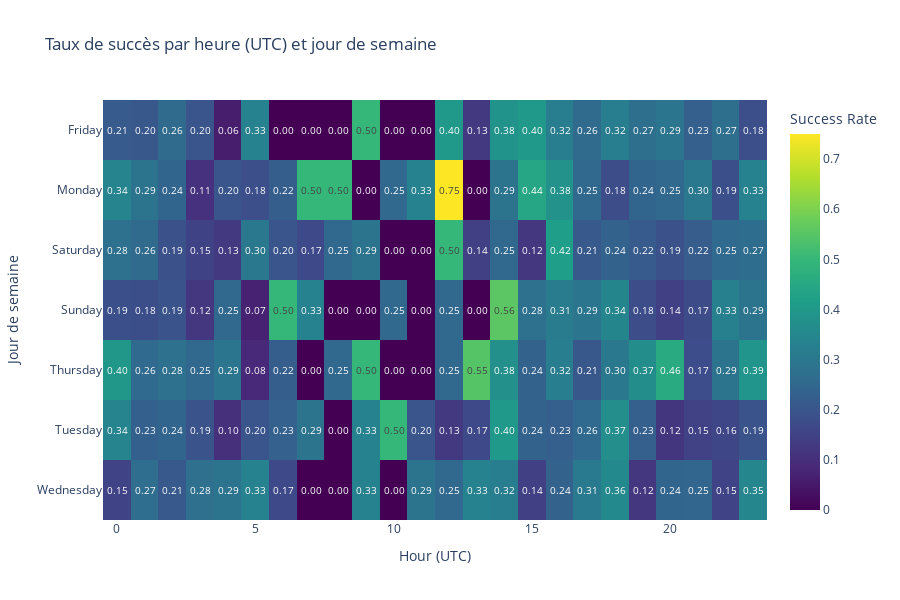
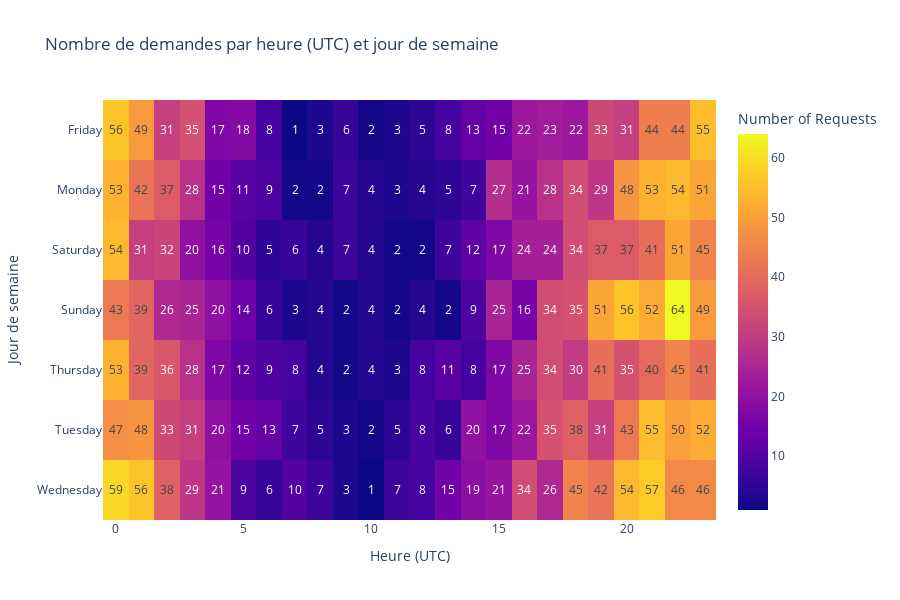

Notebook code cell kept with these figures, in order:
### Markdown cell above
##### Hour ??

### Code cell
df["request_datetime"] = pd.to_datetime(df["request_time_utc"])
df["weekday"] = df["request_datetime"].dt.day_name()
df["hour_utc"] = df["request_datetime"].dt.hour

# Create the pivot table
pivot_hour = pd.pivot_table(
    df,
    values="requester_received_pizza",
    index="weekday",
    columns="hour_utc",
    aggfunc="mean",
)

fig = px.imshow(
    pivot_hour, 
    color_continuous_scale="viridis",
    labels=dict(x="Hour (UTC)", y="Day of Week", color="Success Rate"),
    title="Taux de succès par heure (UTC) et jour de semaine",
    text_auto=".2f" 
)

fig.update_layout(
    xaxis_title="Hour (UTC)",
    yaxis_title="Jour de semaine",
    height=600,
    width=900
)

# Display the figure
fig.show()

# Create pivot table for request counts
pivot_count = pd.pivot_table(
    df,
    values="requester_received_pizza",
    index="weekday",
    columns="hour_utc",
    aggfunc="count",
)

# Create the heatmap
fig = px.imshow(
    pivot_count, 
    color_continuous_scale="plasma",
    labels=dict(x="Hour (UTC)", y="Day of Week", color="Number of Requests"),
    title="Nombre de demandes par heure (UTC) et jour de semaine",
    text_auto=True 
)

# Improve layout
fig.update_layout(
    xaxis_title="Heure (UTC)",
    yaxis_title="Jour de semaine",
    height=600,
    width=900
)

# Display the figure
fig.show()

### Figure 1 — Plotly figure (JSON) as saved in the notebook; plotly's stock layout.template omitted (floating-point values rounded to 4 significant figures; data arrays with more than 128 entries replaced by an {"elided": "..."} marker saying what was removed)
{"data": [{"coloraxis": "coloraxis", "hovertemplate": "Hour (UTC): %{x}<br>Day of Week: %{y}<br>Success Rate: %{z}<extra></extra>", "name": "0", "texttemplate": "%{z:.2f}", "type": "heatmap", "x": [0, 1, 2, 3, 4, 5, 6, 7, 8, 9, 10, 11, 12, 13, 14, 15, 16, 17, 18, 19, 20, 21, 22, 23], "xaxis": "x", "y": ["Friday", "Monday", "Saturday", "Sunday", "Thursday", "Tuesday", "Wednesday"], "yaxis": "y", "z": {"elided": "7x24 float values"}}], "layout": {"coloraxis": {"colorbar": {"title": {"text": "Success Rate"}}, "colorscale": [[0, "#440154"], [0.1111, "#482878"], [0.2222, "#3e4989"], [0.3333, "#31688e"], [0.4444, "#26828e"], [0.5556, "#1f9e89"], [0.6667, "#35b779"], [0.7778, "#6ece58"], [0.8889, "#b5de2b"], [1, "#fde725"]]}, "height": 600, "title": {"text": "Taux de succès par heure (UTC) et jour de semaine"}, "width": 900, "xaxis": {"anchor": "y", "constrain": "domain", "domain": [0, 1], "scaleanchor": "y", "title": {"text": "Hour (UTC)"}}, "yaxis": {"anchor": "x", "autorange": "reversed", "constrain": "domain", "domain": [0, 1], "title": {"text": "Jour de semaine"}}}}

### Figure 2 — Plotly figure (JSON) as saved in the notebook; plotly's stock layout.template omitted (floating-point values rounded to 4 significant figures; data arrays with more than 128 entries replaced by an {"elided": "..."} marker saying what was removed)
{"data": [{"coloraxis": "coloraxis", "hovertemplate": "Hour (UTC): %{x}<br>Day of Week: %{y}<br>Number of Requests: %{z}<extra></extra>", "name": "0", "texttemplate": "%{z}", "type": "heatmap", "x": [0, 1, 2, 3, 4, 5, 6, 7, 8, 9, 10, 11, 12, 13, 14, 15, 16, 17, 18, 19, 20, 21, 22, 23], "xaxis": "x", "y": ["Friday", "Monday", "Saturday", "Sunday", "Thursday", "Tuesday", "Wednesday"], "yaxis": "y", "z": {"elided": "7x24 int values"}}], "layout": {"coloraxis": {"colorbar": {"title": {"text": "Number of Requests"}}, "colorscale": [[0, "#0d0887"], [0.1111, "#46039f"], [0.2222, "#7201a8"], [0.3333, "#9c179e"], [0.4444, "#bd3786"], [0.5556, "#d8576b"], [0.6667, "#ed7953"], [0.7778, "#fb9f3a"], [0.8889, "#fdca26"], [1, "#f0f921"]]}, "height": 600, "title": {"text": "Nombre de demandes par heure (UTC) et jour de semaine"}, "width": 900, "xaxis": {"anchor": "y", "constrain": "domain", "domain": [0, 1], "scaleanchor": "y", "title": {"text": "Heure (UTC)"}}, "yaxis": {"anchor": "x", "autorange": "reversed", "constrain": "domain", "domain": [0, 1], "title": {"text": "Jour de semaine"}}}}
